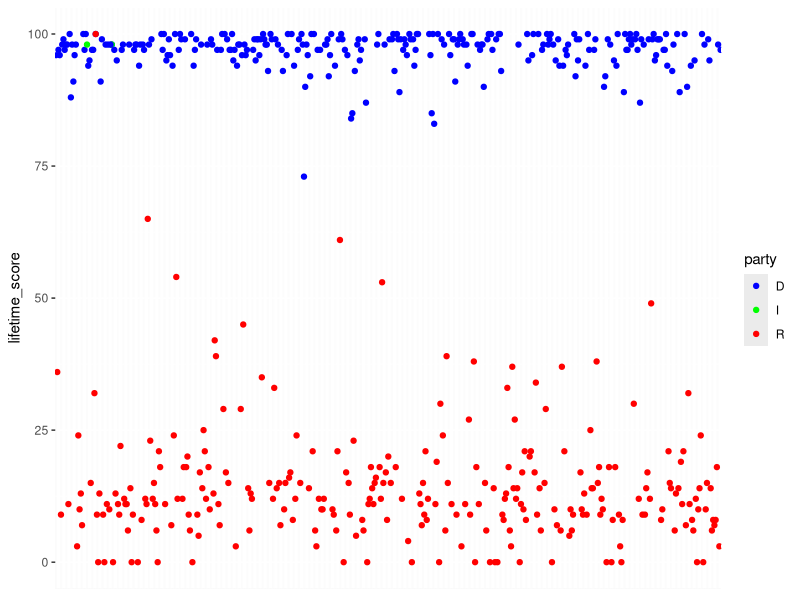
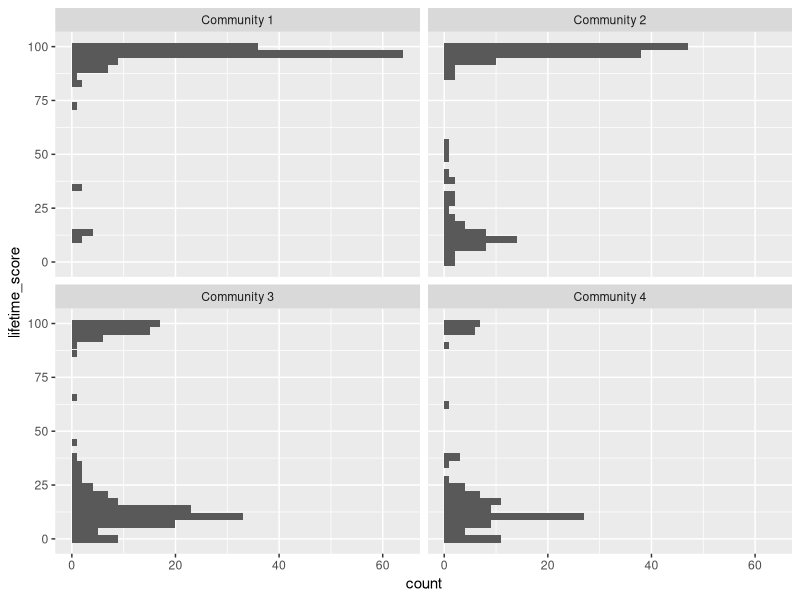
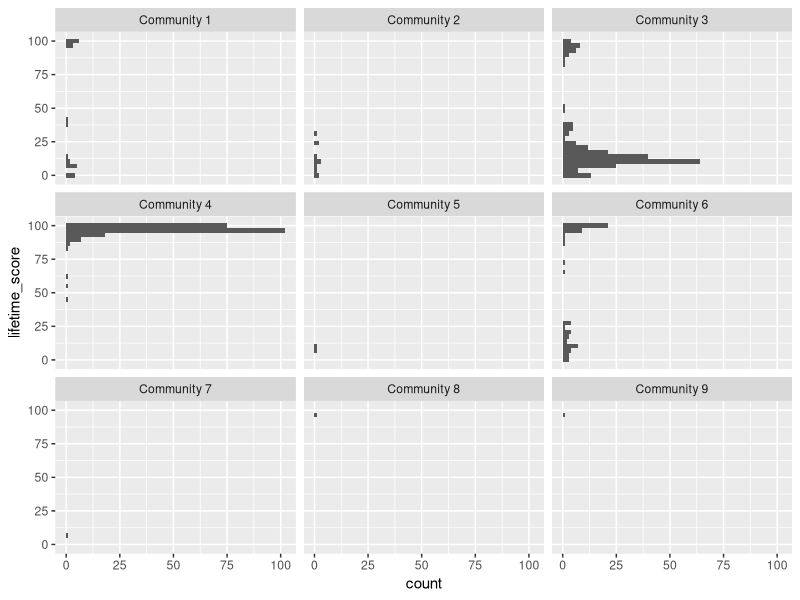
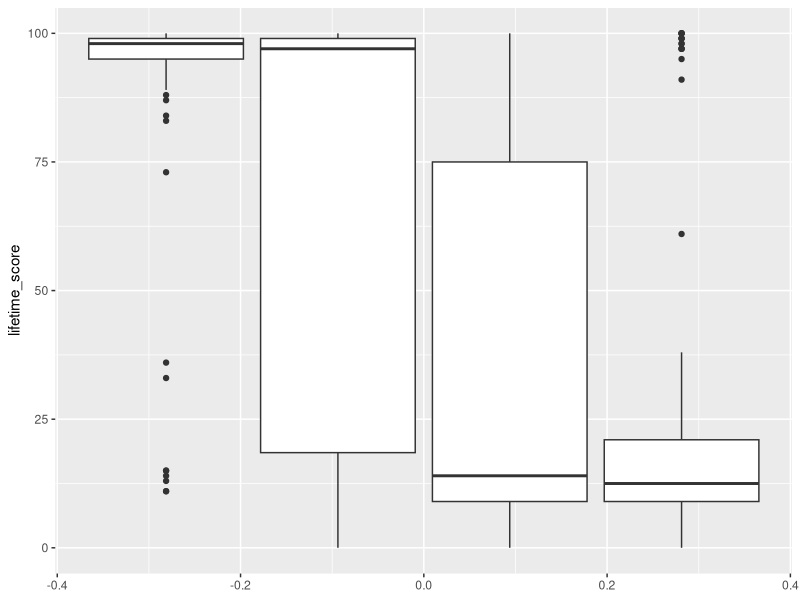
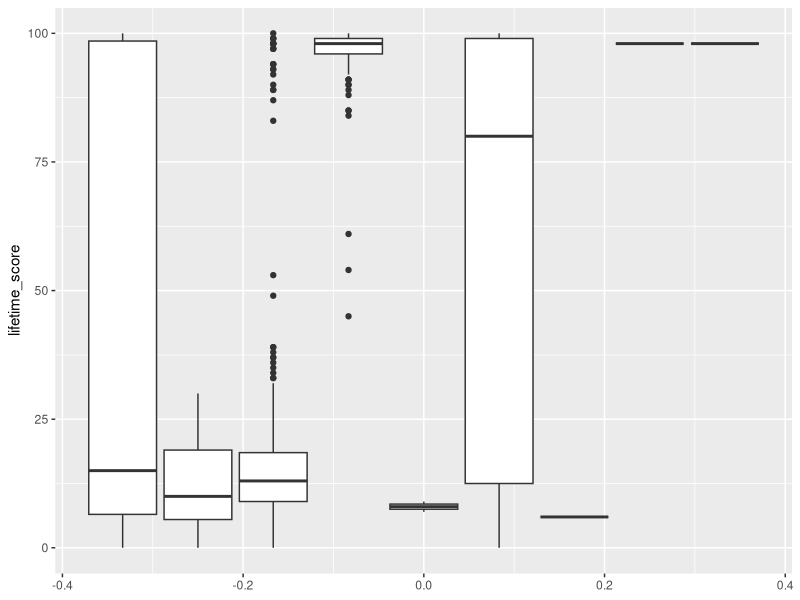
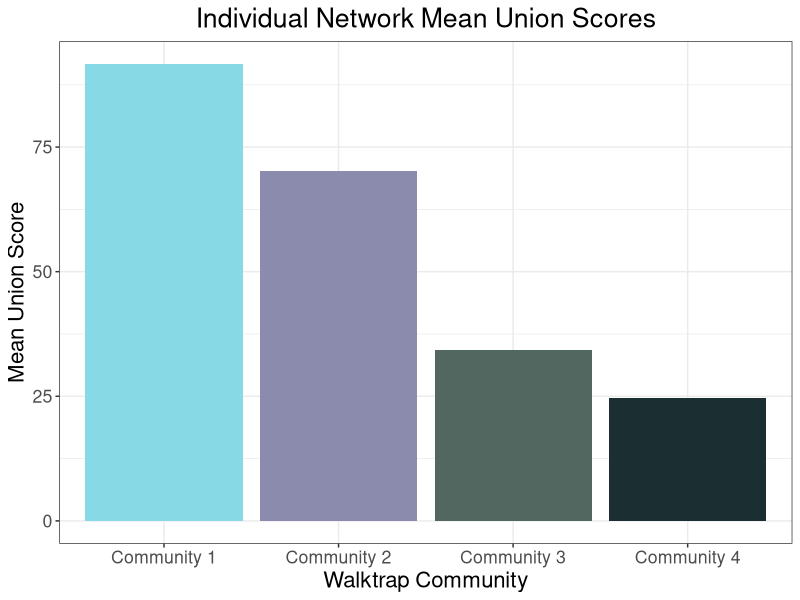
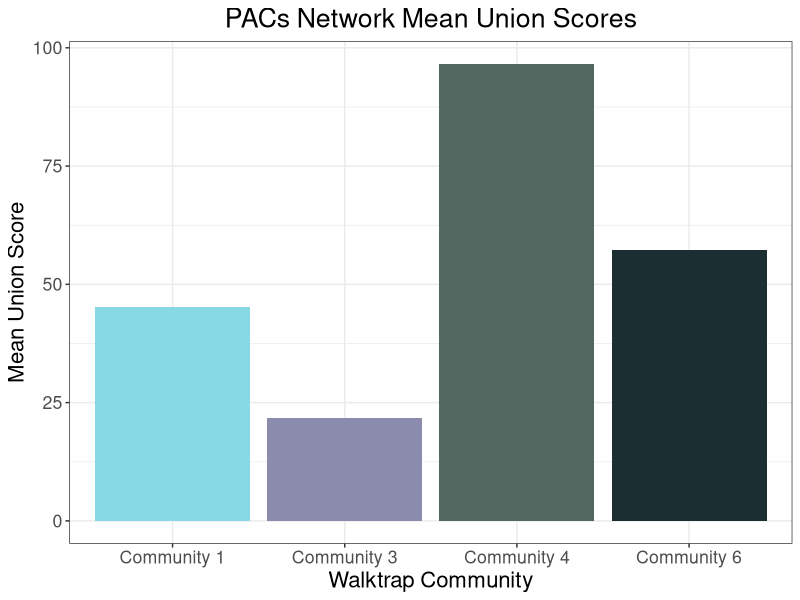

Recreate these plots in R, in order.
## ---- chunk 1
library(tidyverse)
library(ggplot2)
individuals = read_csv("./individual_communities_and_scores.csv")
pacs = read_csv("./pac_communities_and_scores.csv")
individuals = individuals %>% 
  mutate(party = str_sub(congresspeople, -2, -2)) %>% 
  mutate(community = paste("Community", community))

individuals = individuals %>% 
  drop_na() %>% 
  rename(score = score1) %>% 
  rename(lifetime_score = lifetime_score1)

pacs = pacs %>% 
  drop_na() %>% 
  rename(score = score1) %>% 
  rename(lifetime_score = lifetime_score1) %>% 
  mutate(community = paste("Community", community))

## ---- chunk 2
ggplot(individuals, mapping = aes(x = name, y = lifetime_score, color = party))+
  scale_color_manual(breaks = c("D", "I", "R"), 
                    values = c("blue", "green", "red"))+
  theme(axis.title.x = element_blank(),
        axis.ticks.x = element_blank(),
        axis.text.x = element_blank())+
  geom_point()
## ---- chunk 3
ggplot(individuals, mapping = aes(y = lifetime_score))+
  geom_histogram()+
  facet_wrap(~community)
## ---- chunk 4
ggplot(pacs, mapping = aes(y = lifetime_score))+
  geom_histogram()+
  facet_wrap(~community)

## ---- chunk 5
ggplot(individuals, mapping = aes(group = community, y = lifetime_score))+
  geom_boxplot()
## ---- chunk 6
ggplot(pacs, mapping = aes(group = community, y = lifetime_score))+
  geom_boxplot()

## ---- chunk 7
individual_means = individuals %>% 
  group_by(community) %>% 
  summarize(community_mean = mean(lifetime_score))

  ggplot(individual_means, mapping = aes(x = community, y = community_mean, fill = community))+
    theme_bw()+
    theme(plot.title = element_text(hjust=0.5),
          text=element_text(size=16,  family="sans"))+
    scale_fill_manual(values=c("#88D9E6", "#8B8BAE", "#526760", "#1B2F33"))+
    ggtitle("Individual Network Mean Union Scores")+
    labs(y = "Mean Union Score", x = "Walktrap Community")+
    geom_bar(stat="identity", show.legend = FALSE)
## ---- chunk 8
individual_anova = aov(lifetime_score ~ community, data = individuals)
summary(individual_anova)

## ---- chunk 9
pacs = pacs %>% 
  group_by(community) %>%
  filter(community != "Community 5") %>%
  filter(community != "Community 2") %>% 
  filter(community != "Community 7") %>% 
  filter(community != "Community 8") %>%
  filter(community != "Community 9") 

pacs_means = pacs %>% 
  summarize(community_mean = mean(lifetime_score))

ggplot(pacs_means, mapping = aes(x = community, y = community_mean, fill = community))+
  theme_bw()+
  theme(plot.title = element_text(hjust=0.5),
        text=element_text(size=16,  family="sans"))+
  scale_fill_manual(values=c("#88D9E6", "#8B8BAE", "#526760", "#1B2F33"))+
  ggtitle("PACs Network Mean Union Scores")+
  labs(y = "Mean Union Score", x = "Walktrap Community")+
  geom_bar(stat="identity", show.legend = FALSE)

## ---- chunk 10
pacs_anova = aov(lifetime_score ~ community, data = pacs)
summary(individual_anova)

